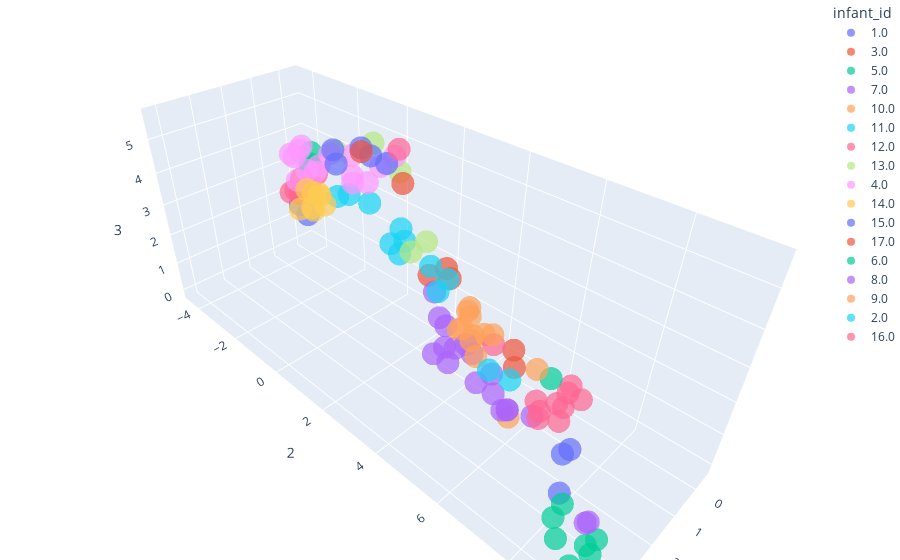

Write notebook code for a chart like this one.
### Markdown cell above
### Infant clustering

### Code cell
fig = px.scatter_3d(umap_braycurtis_metadata_merged,
                    x=1,
                    y=2,
                    z=3,
                    color='infant_id',
                    opacity=0.7)

fig.update_layout(margin=dict(l=0, r=0, b=0, t=0))
fig.show()

### Figure 1 — Plotly figure (JSON) as saved in the notebook; plotly's stock layout.template omitted (floating-point values rounded to 4 significant figures)
{"data": [{"hovertemplate": "infant_id=1.0<br>1=%{x}<br>2=%{y}<br>3=%{z}<extra></extra>", "legendgroup": "1.0", "marker": {"color": "#636efa", "opacity": 0.7, "symbol": "circle"}, "mode": "markers", "name": "1.0", "scene": "scene", "showlegend": true, "type": "scatter3d", "x": [3.098, 2.175, 0.4828, 0.6439, 1.902], "y": [8.145, 7.591, -3.368, -3.508, 7.612], "z": [0.8324, 0.8035, 1.684, 2.055, 0.7424]}, {"hovertemplate": "infant_id=3.0<br>1=%{x}<br>2=%{y}<br>3=%{z}<extra></extra>", "legendgroup": "3.0", "marker": {"color": "#EF553B", "opacity": 0.7, "symbol": "circle"}, "mode": "markers", "name": "3.0", "scene": "scene", "showlegend": true, "type": "scatter3d", "x": [2.488, 2.115, 1.258, 1.216, 2.149, 0.1983, 0.01031], "y": [3.801, 4.102, 5.504, 5.402, 4.015, -3.943, -4.379], "z": [3.846, 3.72, 1.393, 1.852, 3.965, 2.647, 1.898]}, {"hovertemplate": "infant_id=5.0<br>1=%{x}<br>2=%{y}<br>3=%{z}<extra></extra>", "legendgroup": "5.0", "marker": {"color": "#00cc96", "opacity": 0.7, "symbol": "circle"}, "mode": "markers", "name": "5.0", "scene": "scene", "showlegend": true, "type": "scatter3d", "x": [1.517, 1.625, 3.542, 3.208, 3.337, 3.737, 3.926, 3.851, 3.642, 3.778, 3.376, 3.229, 1.676], "y": [-1.516, -1.399, 9.242, 9.169, 9.029, 9.45, 9.041, 9.108, 9.313, 8.582, 8.247, 8.318, -1.374], "z": [4.757, 4.41, 0.3662, 0.4249, 0.2188, 0.1888, 0.1903, -0.1262, -0.004902, 0.4427, 0.3933, 0.7629, 4.524]}, {"hovertemplate": "infant_id=7.0<br>1=%{x}<br>2=%{y}<br>3=%{z}<extra></extra>", "legendgroup": "7.0", "marker": {"color": "#ab63fa", "opacity": 0.7, "symbol": "circle"}, "mode": "markers", "name": "7.0", "scene": "scene", "showlegend": true, "type": "scatter3d", "x": [1.761, 3.029, 3.295, 4.269, 3.633, 3.637, 3.925, 3.987, 3.108], "y": [6.465, 8.85, 8.899, 5.611, 5.344, 6.203, 5.853, 5.741, 4.54], "z": [0.8299, 0.4996, 0.7878, 3.78, 3.949, 2.99, 3.853, 3.452, 4.091]}, {"hovertemplate": "infant_id=10.0<br>1=%{x}<br>2=%{y}<br>3=%{z}<extra></extra>", "legendgroup": "10.0", "marker": {"color": "#FFA15A", "opacity": 0.7, "symbol": "circle"}, "mode": "markers", "name": "10.0", "scene": "scene", "showlegend": true, "type": "scatter3d", "x": [2.05, 1.781, 1.573, 1.361, 1.905, 1.954, 1.59], "y": [6.01, 4.477, 4.282, 4.056, 4.244, 4.738, 4.777], "z": [0.6716, 2.666, 2.706, 2.357, 2.207, 2.336, 2.189]}, {"hovertemplate": "infant_id=11.0<br>1=%{x}<br>2=%{y}<br>3=%{z}<extra></extra>", "legendgroup": "11.0", "marker": {"color": "#19d3f3", "opacity": 0.7, "symbol": "circle"}, "mode": "markers", "name": "11.0", "scene": "scene", "showlegend": true, "type": "scatter3d", "x": [2.578, 2.878, 2.465, 2.388, 2.424, 2.317, 2.249], "y": [2.957, 2.998, 3.016, 2.814, 0.6617, 0.9672, 1.629], "z": [4.065, 4.489, 4.379, 4.586, 4.603, 4.73, 4.725]}, {"hovertemplate": "infant_id=12.0<br>1=%{x}<br>2=%{y}<br>3=%{z}<extra></extra>", "legendgroup": "12.0", "marker": {"color": "#FF6692", "opacity": 0.7, "symbol": "circle"}, "mode": "markers", "name": "12.0", "scene": "scene", "showlegend": true, "type": "scatter3d", "x": [0.8074, 0.8557, 0.601, 0.456, 0.5581, 0.273, 1.024, 1.17, 0.5186, 0.7428, 1.189, 1.61, 1.19, 0.9133, 0.6964, 0.8625], "y": [-3.697, -2.238, -3.409, -3.247, -3.005, -4.209, 6.222, 4.777, 6.662, 6.679, 6.859, 6.547, 6.182, 6.581, 7.069, 6.792], "z": [2.48, 3.639, 2.536, 2.66, 3.008, 2.179, 0.2637, 1.613, 1.073, 0.5242, 0.5208, 0.7008, 0.7068, 0.7121, 1.032, 1.171]}, {"hovertemplate": "infant_id=13.0<br>1=%{x}<br>2=%{y}<br>3=%{z}<extra></extra>", "legendgroup": "13.0", "marker": {"color": "#B6E880", "opacity": 0.7, "symbol": "circle"}, "mode": "markers", "name": "13.0", "scene": "scene", "showlegend": true, "type": "scatter3d", "x": [1.183, 1.738, 1.357, 2.726, 2.407], "y": [0.6171, -0.1643, 1.738, 3.474, 3.626], "z": [5.588, 5.296, 5.261, 4.422, 4.607]}, {"hovertemplate": "infant_id=4.0<br>1=%{x}<br>2=%{y}<br>3=%{z}<extra></extra>", "legendgroup": "4.0", "marker": {"color": "#FF97FF", "opacity": 0.7, "symbol": "circle"}, "mode": "markers", "name": "4.0", "scene": "scene", "showlegend": true, "type": "scatter3d", "x": [2.37, 1.979, 1.847, 2.28, 2.149, 2.138, 1.04, 1.142, 2.363, 1.092, 0.8876, 1.065, 1.714, 1.652, 1.604], "y": [-1.03, -0.7719, -1.459, -0.6959, -1.398, -1.174, -1.312, -1.701, -1.234, 0.775, 1.077, -0.3388, 0.4048, 0.3271, 0.8332], "z": [4.41, 4.596, 5.063, 4.78, 4.88, 5.131, 4.629, 4.179, 5.078, 4.985, 5.287, 4.916, 4.616, 4.768, 4.741]}, {"hovertemplate": "infant_id=14.0<br>1=%{x}<br>2=%{y}<br>3=%{z}<extra></extra>", "legendgroup": "14.0", "marker": {"color": "#FECB52", "opacity": 0.7, "symbol": "circle"}, "mode": "markers", "name": "14.0", "scene": "scene", "showlegend": true, "type": "scatter3d", "x": [0.2453, -0.3465, -0.3271, 0.1832, 0.3106, -0.05515, -0.03854, -0.4945], "y": [-3.318, -3.549, -3.792, -3.448, -4.014, -3.841, -4.04, -3.964], "z": [2.409, 1.636, 1.964, 1.695, 1.562, 1.542, 2.14, 1.757]}, {"hovertemplate": "infant_id=15.0<br>1=%{x}<br>2=%{y}<br>3=%{z}<extra></extra>", "legendgroup": "15.0", "marker": {"color": "#636efa", "opacity": 0.7, "symbol": "circle"}, "mode": "markers", "name": "15.0", "scene": "scene", "showlegend": true, "type": "scatter3d", "x": [0.9677, 1.532, 1.818, 1.487, 1.407], "y": [-0.09354, -0.5394, -0.08424, 0.8613, 1.337], "z": [5.17, 5.153, 5.006, 5.428, 5.36]}, {"hovertemplate": "infant_id=17.0<br>1=%{x}<br>2=%{y}<br>3=%{z}<extra></extra>", "legendgroup": "17.0", "marker": {"color": "#EF553B", "opacity": 0.7, "symbol": "circle"}, "mode": "markers", "name": "17.0", "scene": "scene", "showlegend": true, "type": "scatter3d", "x": [1.58, 1.442], "y": [2.06, 0.4658], "z": [5.152, 5.397]}, {"hovertemplate": "infant_id=6.0<br>1=%{x}<br>2=%{y}<br>3=%{z}<extra></extra>", "legendgroup": "6.0", "marker": {"color": "#00cc96", "opacity": 0.7, "symbol": "circle"}, "mode": "markers", "name": "6.0", "scene": "scene", "showlegend": true, "type": "scatter3d", "x": [0.7788], "y": [6.25], "z": [1.21]}, {"hovertemplate": "infant_id=8.0<br>1=%{x}<br>2=%{y}<br>3=%{z}<extra></extra>", "legendgroup": "8.0", "marker": {"color": "#ab63fa", "opacity": 0.7, "symbol": "circle"}, "mode": "markers", "name": "8.0", "scene": "scene", "showlegend": true, "type": "scatter3d", "x": [3.496, 3.583, 3.903, 3.487, 2.667, 2.519, 2.54, 2.256, 2.171], "y": [5.771, 6.012, 5.567, 5.037, 6.371, 6.264, 5.871, 5.954, 5.514], "z": [3.639, 3.603, 3.692, 3.899, 1.631, 1.451, 1.678, 1.011, 1.794]}, {"hovertemplate": "infant_id=9.0<br>1=%{x}<br>2=%{y}<br>3=%{z}<extra></extra>", "legendgroup": "9.0", "marker": {"color": "#FFA15A", "opacity": 0.7, "symbol": "circle"}, "mode": "markers", "name": "9.0", "scene": "scene", "showlegend": true, "type": "scatter3d", "x": [1.619, 1.561, 1.5, 1.073, 1.318], "y": [4.417, 4.073, 4.512, 6.01, 4.831], "z": [1.804, 1.942, 1.269, 1.543, 2.048]}, {"hovertemplate": "infant_id=2.0<br>1=%{x}<br>2=%{y}<br>3=%{z}<extra></extra>", "legendgroup": "2.0", "marker": {"color": "#19d3f3", "opacity": 0.7, "symbol": "circle"}, "mode": "markers", "name": "2.0", "scene": "scene", "showlegend": true, "type": "scatter3d", "x": [1.58, 1.691, 1.968, 1.703, 1.99], "y": [5.628, 5.072, 3.363, 3.677, 3.635], "z": [1.288, 1.315, 3.628, 3.282, 3.048]}, {"hovertemplate": "infant_id=16.0<br>1=%{x}<br>2=%{y}<br>3=%{z}<extra></extra>", "legendgroup": "16.0", "marker": {"color": "#FF6692", "opacity": 0.7, "symbol": "circle"}, "mode": "markers", "name": "16.0", "scene": "scene", "showlegend": true, "type": "scatter3d", "x": [1.124], "y": [1.473], "z": [5.68]}], "layout": {"legend": {"title": {"text": "infant_id"}, "tracegroupgap": 0}, "margin": {"b": 0, "l": 0, "r": 0, "t": 0}, "scene": {"domain": {"x": [0, 1], "y": [0, 1]}, "xaxis": {"title": {"text": "1"}}, "yaxis": {"title": {"text": "2"}}, "zaxis": {"title": {"text": "3"}}}}}
